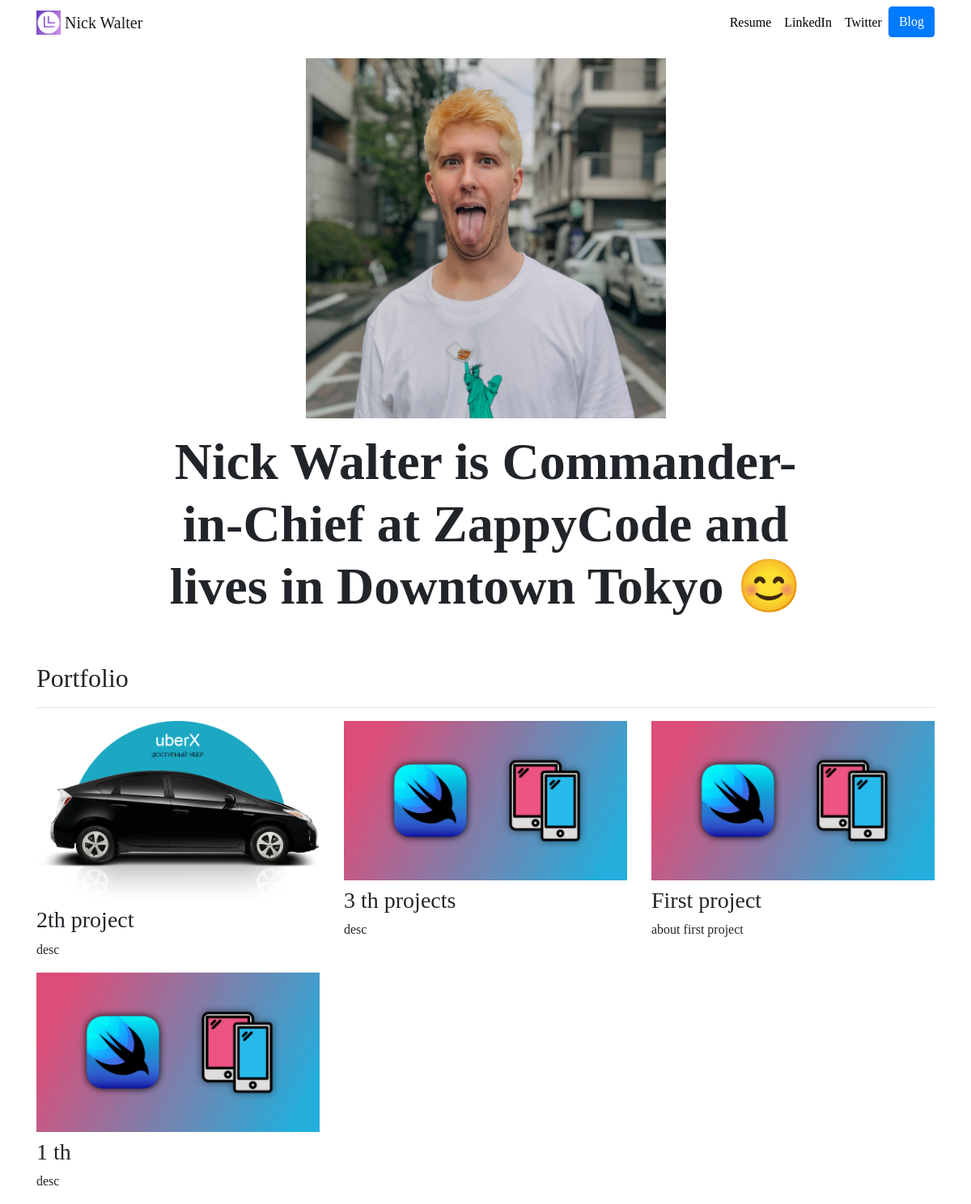
The app's page /, older data.
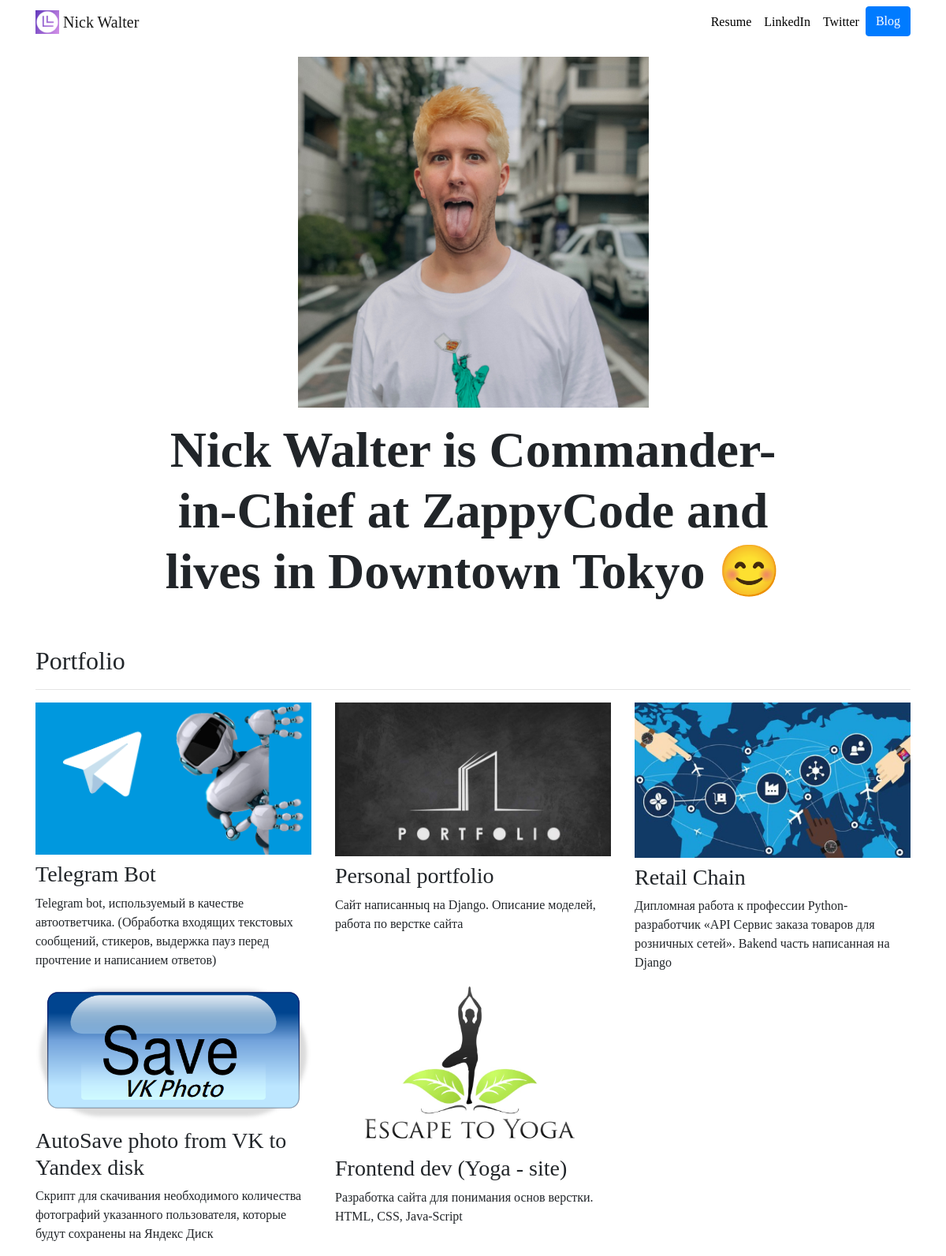
The same page, newer data.
### portfolio/models.py (models this page shows, shortened)
class Project(models.Model):
    title = models.CharField(max_length=100)
    description = models.CharField(max_length=250, null=True,)
    image = models.ImageField(upload_to='portfolio/images')
    url = models.URLField(blank=True)
    date = models.DateField()

### portfolio/views.py (the view)
# urls.py: 2. Add a URL to urlpatterns:  path('', views.home, name='home')
def home(request):
    projects = Project.objects.order_by('-date').all
    stacks = Stack.objects.order_by('-date').all
    certificates = Сertificate.objects.order_by('index').all()
    return render(request, 'portfolio/home.html', {'projects': projects,
                                                   'stacks': stacks,
                                                   'certificates': certificates,
                                                   })

### django3-personal-portfolio-master/portfolio/templates/portfolio/home.html
{% extends "portfolio/base.html" %}
{% load static %}
{% block content %}
<div class="row justify-content-center my-3">
  <div class="col-5">
    <img src="{% static 'portfolio/SquareBlonde.jpg' %}" class="img-fluid">
  </div>
</div>
<div class="row justify-content-center mb-3">
  <div class="col-md-9 text-center">
    <h1 id="hometext" class="font-weight-bold">Nick Walter is Commander-in-Chief at ZappyCode and lives in Downtown Tokyo 😊</h1>
  </div>
</div>
<h2 class="mt-5">Portfolio</h2>
<hr>
<div class="row">
  {% for project in projects %}
  <div class="col-lg-4 col-md-6">
    {% if project.url %}
    <a href="{{ project.url }}">
      <img src="{{ project.image.url }}" class="img-fluid mb-2">
    </a>
    {% else %}
    <img src="{{ project.image.url }}" class="img-fluid mb-2">
    {% endif %}
    <h3>{{ project.title }}</h3>
    <p>{{ project.description }}</p>
  </div>
  {% endfor %}
</div>
{% endblock %}

### django3-personal-portfolio-master/portfolio/templates/portfolio/base.html (shortened to what this page needs)
{% load static %}
<!doctype html>
<html lang="en">
<head>
  <link rel="stylesheet" href="https://stackpath.bootstrapcdn.com/bootstrap/4.4.1/css/bootstrap.min.css">
  <link rel="stylesheet" href="{% static "portfolio/custom.css" %}">
</head>
<body>
  <nav id="topNav" class="navbar navbar-expand-md navbar-light">
    <div class="container">
      <a class="navbar-brand" href="{% url 'home' %}">
        <img src="{% static "portfolio/Logo.png" %}" width="30" height="30" class="d-inline-block align-top" alt="Nick's Logo">
        <span>Nick Walter</span>
      </a>
      <div class="collapse navbar-collapse text-center" id="navbarNav">
        <ul class="navbar-nav ml-auto">
          <li class="nav-item">
            <a class="nav-link" href="{% static "portfolio/resume.pdf" %}">Resume</a>
          </li>
          <li class="nav-item">
            <a class="nav-link" href="https://www.linkedin.com/in/nick-walter/" target="_blank">LinkedIn</a>
          </li>
          <li class="nav-item">
            <a class="nav-link" href="https://twitter.com/ZappyCode" target="_blank">Twitter</a>
          </li>
          <li>
            <a role="button" href="{% url 'blog:all_blogs' %}" class="btn btn-primary">Blog</a>
          </li>
        </ul>
      </div>
    </div>
  </nav>
  <div class="container">
    {% block content %}{% endblock %}
  </div>
</body>
</html>

### portfolio/static/portfolio/custom.css (style rules this page uses)
.navbar-nav .nav-link { color: rgba(0,0,0,1) !important; }
body { font-family: 'Lato', sans-serif; }
@media (min-width: 992px) { #hometext { font-size: 4rem; } }
body { font-family: 'Coiny', cursive; }

Row changes from the older to the newer data that the page shows:
removed Project: image (picture), title "2th project", description "desc"
removed Project: image (picture), title "3 th projects", description "desc"
removed Project: image (picture), title "First project", description "about first project"
removed Project: image (picture), title "1 th", description "desc"
added Project: image (picture), title "Telegram Bot", description "Telegram bot, используемый в качестве автоответчика. (Обработка входящих текстовых сообщений, стикеров, выдержка пауз перед прочтение и написанием ответов)"
added Project: image (picture), title "Personal portfolio", description "Сайт написанныq на Django. Описание моделей, работа по верстке сайта"
added Project: image (picture), title "Retail Chain", description "Дипломная работа к профессии Python-разработчик «API Сервис заказа товаров для розничных сетей». Bakend часть написанная на Django"
added Project: image (picture), title "AutoSave photo from VK to Yandex disk", description "Скрипт для скачивания необходимого количества фотографий указанного пользователя, которые будут сохранены на Яндекс Диск"
added Project: image (picture), title "Frontend dev (Yoga - site)", description "Разработка сайта для понимания основ верстки. HTML, CSS, Java-Script"
